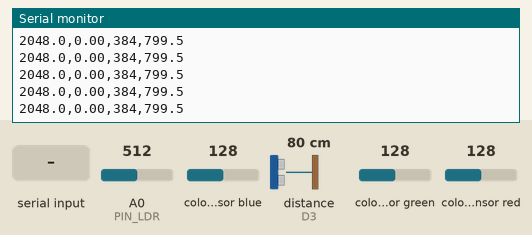
This sketch was run on a simulated Arduino Nano 33 BLE. On the bench: the last lines printed to the serial monitor. Wiring (inferred from the names in the program): ultrasonic range finder: trigger D2; echo D3. The test bench sets the inputs (shaded band); at power-on: colour sensor blue 128, distance to the obstacle (sensor on D3) 80 cm, A0 (PIN_LDR) = 512, colour sensor green 128, colour sensor red 128 (analog values on the 0–1023 scale). The echo pulse lasts 58.3 µs per cm.

Above: at 1.2 s.
1.3 s: "1" received over Serial
At 1.47 s:
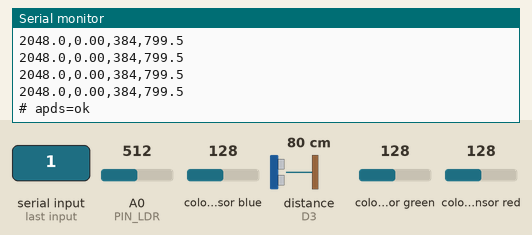
2.8 s: colour sensor blue set to 5
At 3.07 s:
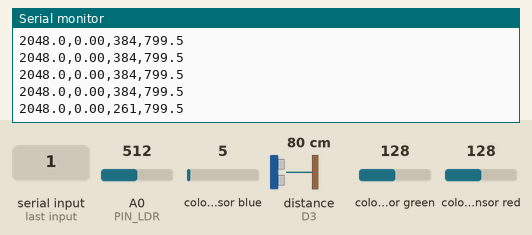
4.3 s: distance to the obstacle (sensor on D3) set to 2 cm
At 4.65 s:
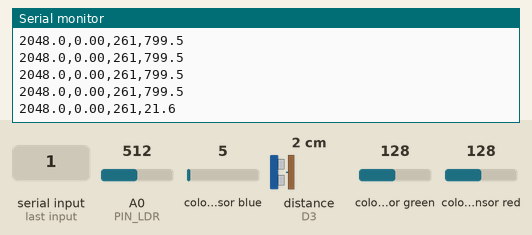
5.8 s: A0 (PIN_LDR) set to 716
At 5.85 s:
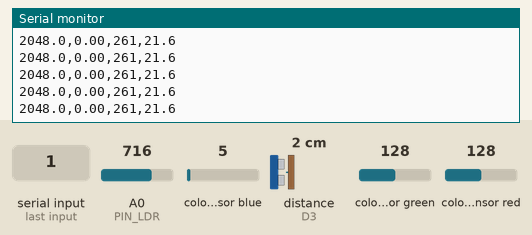
7.3 s: colour sensor green set to 5
At 7.45 s:
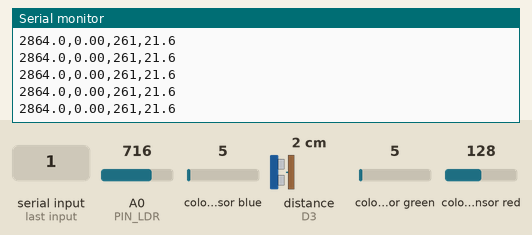
8.8 s: colour sensor red set to 5
At 8.85 s:
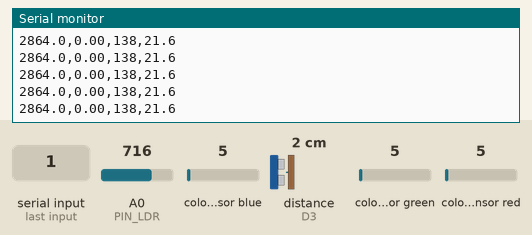
Timing chart, 0 to 11.3 s (numbered marks = the images above; inputs shaded):
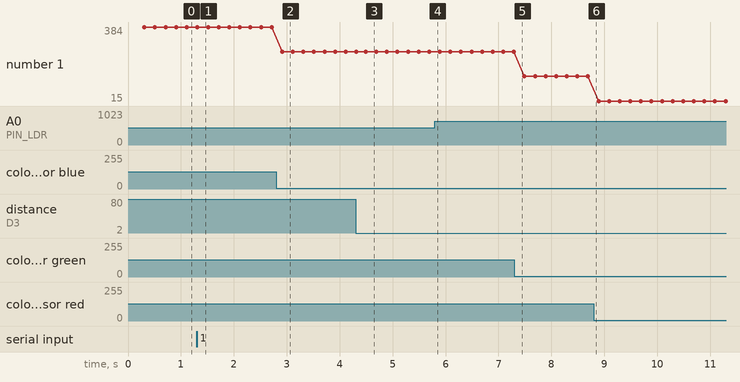

The sketch:

01b_calibration.ino
```cpp
/*
 * LightGuide Edge - 01b_calibration
 * COM683 CW2 | Vishnu Vekariya | Ulster University
 *
 * Streams every light- and distance-related channel at once so a single physical
 * sweep calibrates BOTH sensors. tools/calibrate.py drives it.
 *
 * Channels:
 *   ldr_raw     external LDR on A0, 12-bit, mean of 16 reads
 *   apds_amb    on-board APDS9960 ambient light - an INDEPENDENT second opinion,
 *               so LDR behaviour can be cross-checked rather than taken on trust
 *   dist_mm     HC-SR04, median of 5 (may be -1 while the ECHO fault is unresolved;
 *               the calibration does not depend on it - the tape measure is the
 *               reference and is more accurate anyway)
 *
 * Why no lux meter: the classification is relative to a saved reference setup, so
 * absolute lux is not required. Holding the lamp output fixed and varying distance
 * makes illuminance a known quantity up to one scale factor (E proportional to
 * 1/d^2), which is enough to recover the LDR's response exponent. If a meter is
 * available later, one scale factor converts the whole curve to absolute units -
 * nothing has to be recollected.
 *
 * Commands:
 *   ?   print state
 *   (streams continuously otherwise)
 */

#define BOARD_REV 1

#include <Wire.h>
#include <Arduino_APDS9960.h>

const int PIN_LDR  = A0;
const int PIN_TRIG = 2;
const int PIN_ECHO = 3;

const int LDR_SAMPLES   = 16;    // more averaging than normal: this is a measurement,
                                 // not a live reading, so trade rate for precision
const int ULTRA_SAMPLES = 5;
const int PING_GAP_MS   = 10;
const unsigned long ECHO_START_TIMEOUT_US = 15000UL;
const unsigned long ECHO_HIGH_MAX_US      = 25000UL;
const float DIST_MIN_MM = 20.0f;
const float DIST_MAX_MM = 4000.0f;

const unsigned long PERIOD_MS = 200;   // 5 Hz is plenty for a static measurement
unsigned long lastSample = 0;
bool apdsOk = false;

float pingOnce() {
  digitalWrite(PIN_TRIG, LOW);  delayMicroseconds(4);
  digitalWrite(PIN_TRIG, HIGH); delayMicroseconds(10);
  digitalWrite(PIN_TRIG, LOW);

  unsigned long mark = micros();
  while (digitalRead(PIN_ECHO) == LOW) {
    if (micros() - mark > ECHO_START_TIMEOUT_US) return -1.0f;
  }
  unsigned long rise = micros();
  while (digitalRead(PIN_ECHO) == HIGH) {
    if (micros() - rise > ECHO_HIGH_MAX_US) return -1.0f;
  }
  float mm = (micros() - rise) * 0.1715f;
  if (mm < DIST_MIN_MM || mm > DIST_MAX_MM) return -1.0f;
  return mm;
}

float readDistanceMm() {
  float v[ULTRA_SAMPLES];
  int n = 0;
  for (int i = 0; i < ULTRA_SAMPLES; i++) {
    float d = pingOnce();
    if (d > 0) v[n++] = d;
    delay(PING_GAP_MS);
  }
  if (n == 0) return -1.0f;
  for (int i = 1; i < n; i++) {
    float k = v[i]; int j = i - 1;
    while (j >= 0 && v[j] > k) { v[j + 1] = v[j]; j--; }
    v[j + 1] = k;
  }
  return v[n / 2];
}

// Mean and standard deviation together: the spread at each step is what tells us
// whether a reading is trustworthy, and it goes straight into the error bars on
// the calibration plot.
void readLdr(float &mean, float &sd) {
  long   acc = 0;
  double sq  = 0;
  int    v[32];
  for (int i = 0; i < LDR_SAMPLES; i++) {
    v[i] = analogRead(PIN_LDR);
    acc += v[i];
    delay(2);
  }
  mean = (float)acc / LDR_SAMPLES;
  for (int i = 0; i < LDR_SAMPLES; i++) sq += (v[i] - mean) * (v[i] - mean);
  sd = sqrt(sq / LDR_SAMPLES);
}

void setup() {
  Serial.begin(115200);
  while (!Serial && millis() < 5000) { }

  pinMode(PIN_TRIG, OUTPUT);
  pinMode(PIN_ECHO, INPUT);
  digitalWrite(PIN_TRIG, LOW);
  analogReadResolution(12);

  Wire.begin();
  apdsOk = APDS.begin();

  Serial.println(F("# LightGuide Edge calibration stream"));
  Serial.print  (F("# APDS9960 ambient channel: "));
  Serial.println(apdsOk ? F("available") : F("NOT available - LDR only, no cross-check"));
  Serial.println(F("# hold the lamp output FIXED; vary distance only"));
  Serial.println(F("ldr_raw,ldr_sd,apds_amb,dist_mm"));
}

void loop() {
  if (Serial.available()) {
    while (Serial.available()) Serial.read();
    Serial.print(F("# apds=")); Serial.println(apdsOk ? F("ok") : F("absent"));
  }

  unsigned long now = millis();
  if (now - lastSample < PERIOD_MS) return;
  lastSample = now;

  float ldr, sd;
  readLdr(ldr, sd);

  int amb = -1;
  if (apdsOk && APDS.colorAvailable()) {
    int r, g, b, a;
    APDS.readColor(r, g, b, a);
    amb = a;
  }

  float dist = readDistanceMm();

  Serial.print(ldr, 1);  Serial.print(',');
  Serial.print(sd, 2);   Serial.print(',');
  Serial.print(amb);     Serial.print(',');
  Serial.println(dist, 1);
}
```

Measured:
- after the input at 1.3 s, the serial monitor: prints a new line at once (image 1)
- after the input at 2.8 s, the serial monitor: prints a new line after 0.11 s (image 2)
- after the input at 4.3 s, the serial monitor: prints a new line after 0.19 s (image 3)
- plotted number 1: 384 → 261 after the input at 2.8 s, 261 → 138 after the input at 7.3 s, 138 → 15 after the input at 8.8 s
